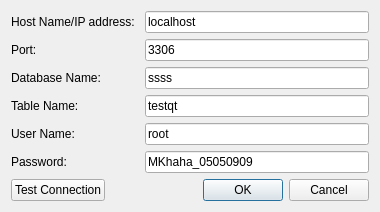
<?xml version="1.0" encoding="UTF-8"?>
<ui version="4.0">
 <class>SetDatabaseAndTableDialog</class>
 <widget class="QDialog" name="SetDatabaseAndTableDialog">
  <property name="geometry">
   <rect>
    <x>0</x>
    <y>0</y>
    <width>380</width>
    <height>207</height>
   </rect>
  </property>
  <property name="windowTitle">
   <string>SetDatabaseAndTableDialog</string>
  </property>
  <layout class="QGridLayout" name="gridLayout">
   <item row="0" column="0">
    <layout class="QFormLayout" name="formLayout">
     <item row="0" column="0">
      <widget class="QLabel" name="hostnameLabel">
       <property name="text">
        <string>Host Name/IP address: </string>
       </property>
      </widget>
     </item>
     <item row="0" column="1">
      <widget class="QLineEdit" name="hostnameLineEdit">
       <property name="text">
        <string>localhost</string>
       </property>
       <property name="placeholderText">
        <string/>
       </property>
      </widget>
     </item>
     <item row="1" column="0">
      <widget class="QLabel" name="portLabel">
       <property name="text">
        <string>Port: </string>
       </property>
      </widget>
     </item>
     <item row="1" column="1">
      <widget class="QLineEdit" name="portLineEdit">
       <property name="text">
        <string>3306</string>
       </property>
       <property name="placeholderText">
        <string/>
       </property>
      </widget>
     </item>
     <item row="4" column="0">
      <widget class="QLabel" name="userNameLabel">
       <property name="text">
        <string>User Name: </string>
       </property>
      </widget>
     </item>
     <item row="4" column="1">
      <widget class="QLineEdit" name="userNameLineEdit">
       <property name="text">
        <string>root</string>
       </property>
       <property name="placeholderText">
        <string/>
       </property>
      </widget>
     </item>
     <item row="5" column="0">
      <widget class="QLabel" name="passwordLabel">
       <property name="text">
        <string>Password: </string>
       </property>
      </widget>
     </item>
     <item row="5" column="1">
      <widget class="QLineEdit" name="passwordLineEdit">
       <property name="text">
        <string>MKhaha_05050909</string>
       </property>
       <property name="placeholderText">
        <string/>
       </property>
      </widget>
     </item>
     <item row="2" column="0">
      <widget class="QLabel" name="databaseNameLabel">
       <property name="text">
        <string>Database Name: </string>
       </property>
      </widget>
     </item>
     <item row="2" column="1">
      <widget class="QLineEdit" name="databaseNameLineEdit">
       <property name="text">
        <string>ssss</string>
       </property>
       <property name="placeholderText">
        <string/>
       </property>
      </widget>
     </item>
     <item row="3" column="0">
      <widget class="QLabel" name="tableNameLabel">
       <property name="text">
        <string>Table Name: </string>
       </property>
      </widget>
     </item>
     <item row="3" column="1">
      <widget class="QLineEdit" name="tableNameLineEdit">
       <property name="text">
        <string>testqt</string>
       </property>
      </widget>
     </item>
    </layout>
   </item>
   <item row="1" column="0">
    <layout class="QHBoxLayout" name="horizontalLayout">
     <item>
      <widget class="QPushButton" name="testConnectionPushButton">
       <property name="text">
        <string>Test Connection</string>
       </property>
      </widget>
     </item>
     <item>
      <widget class="QDialogButtonBox" name="buttonBox">
       <property name="standardButtons">
        <set>QDialogButtonBox::Cancel|QDialogButtonBox::Ok</set>
       </property>
      </widget>
     </item>
    </layout>
   </item>
  </layout>
 </widget>
 <layoutdefault spacing="6" margin="11"/>
 <tabstops>
  <tabstop>hostnameLineEdit</tabstop>
  <tabstop>portLineEdit</tabstop>
  <tabstop>databaseNameLineEdit</tabstop>
  <tabstop>tableNameLineEdit</tabstop>
  <tabstop>userNameLineEdit</tabstop>
  <tabstop>passwordLineEdit</tabstop>
  <tabstop>testConnectionPushButton</tabstop>
 </tabstops>
 <resources/>
 <connections/>
</ui>
